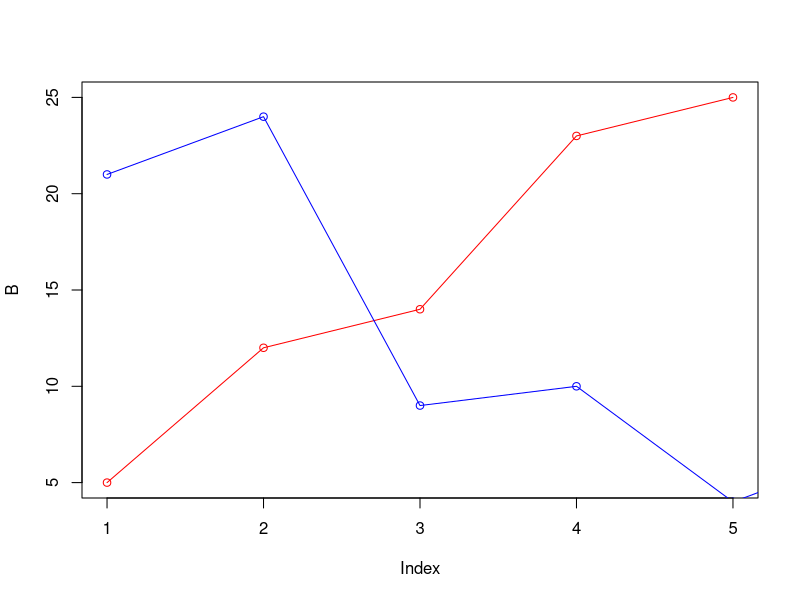

Write R code to recreate this figure.
A<- c(7,12,28,3,41)
B<- c( 5,12,14,23,25)
C<-c(21,24,13,15,18)
D<-c(21,24,9,10,4,7)
E<- c(22,24,26,12,15)
plot(B,type = "o",col = "red")
lines(D, type = "o", col = "blue")

